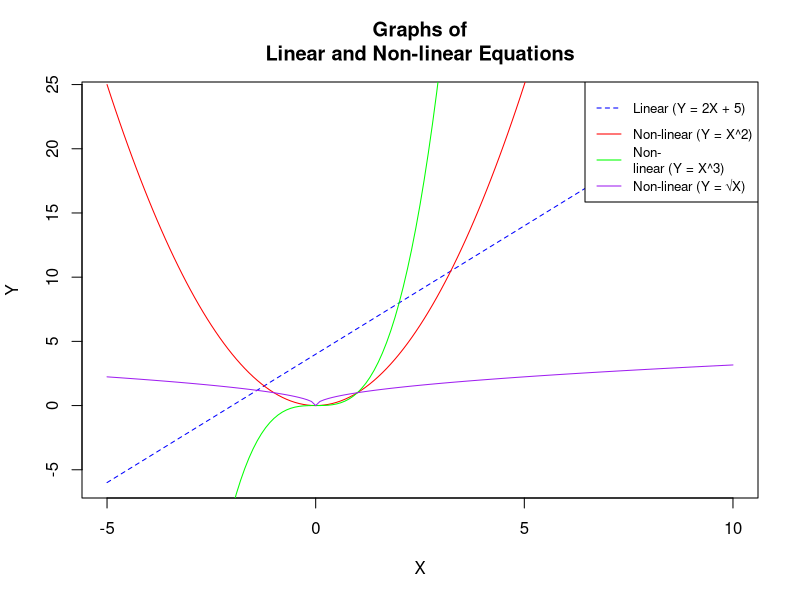

Generate this figure with R:
x <- seq(-5, 10, by = 0.1)
M <- 2
C <- 4
eq <- M * x + C
neq1 <- x^2
neq2 <- x^3
neq3 <- sqrt(abs(x))
plot(x,eq, type = "l", col = "blue ", lty = 2,xlab = "X", ylab = "Y", main = "Graphs of
Linear and Non-linear Equations")
lines(x, neq1, col = "red")
lines(x, neq2, col = "green")
lines(x, neq3, col = "purple")
legend("topright", legend = c("Linear (Y = 2X + 5)", "Non-linear (Y = X^2)", "Non-
linear (Y = X^3)", "Non-linear (Y = √X)"), col = c("blue", "red", "green", "purple"), lty
= c(2, 1, 1, 1), cex = 0.8)